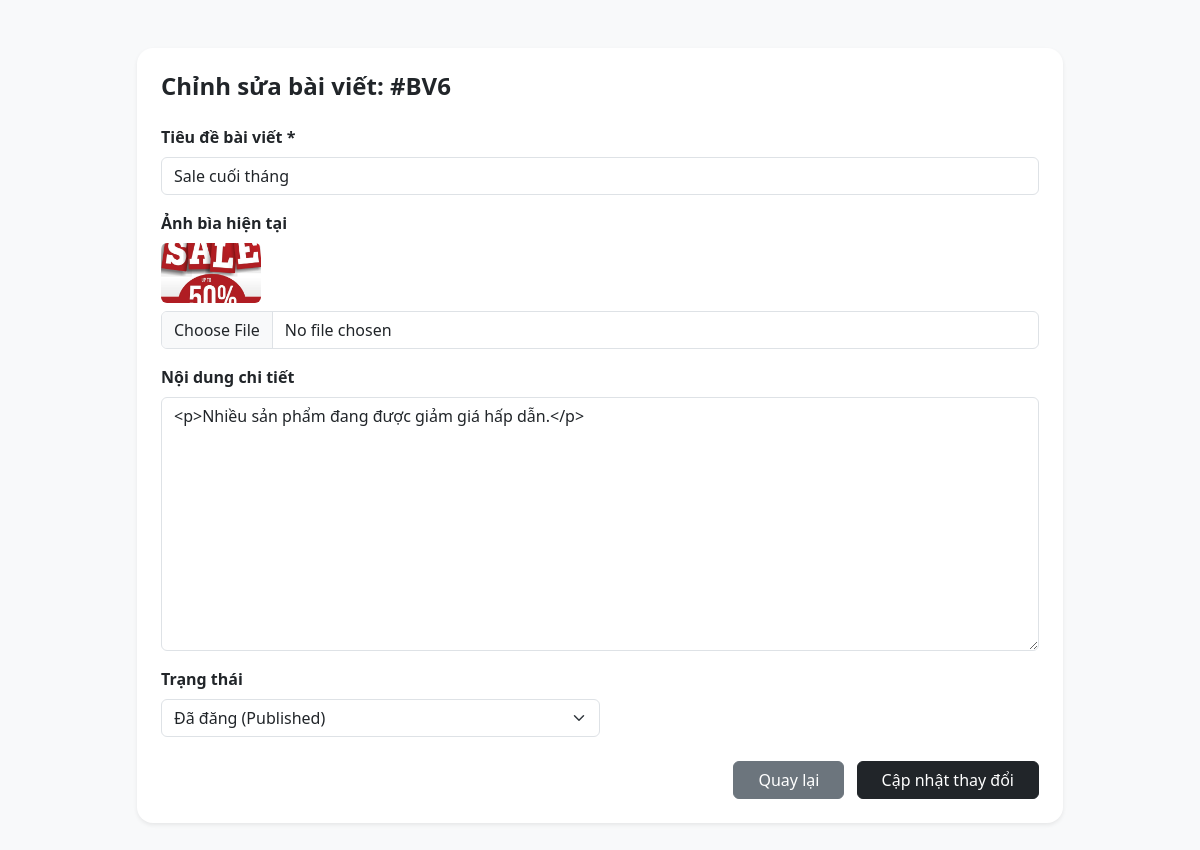
The page /admin/posts/edit.php?id=6 on the database its author committed.
### tables this page shows
CREATE TABLE posts (
    id INT AUTO_INCREMENT PRIMARY KEY,
    title VARCHAR(255) NOT NULL,
    content TEXT NOT NULL,
    image VARCHAR(255),
    author_id INT NOT NULL,
    status INT DEFAULT 1,
    created_at DATETIME DEFAULT CURRENT_TIMESTAMP,
    updated_at DATETIME DEFAULT CURRENT_TIMESTAMP,
    FOREIGN KEY (author_id) REFERENCES users(id)
);

### admin/posts/edit.php (the view, shortened to what this page needs)
<?php
require_once '../../includes/database.php';
$id = $_GET['id'];
$stmt = $conn->prepare("SELECT * FROM posts WHERE id = ?");
$stmt->bind_param("i", $id);
$stmt->execute();
$post = $stmt->get_result()->fetch_assoc();
?>
<!DOCTYPE html>
<html lang="vi">
<head>
    <link href="https://cdn.jsdelivr.net/npm/bootstrap@5.3.0/dist/css/bootstrap.min.css" rel="stylesheet">
</head>
<body class="bg-light p-5">
    <div class="container" style="max-width: 950px;">
        <div class="card border-0 shadow-sm p-4 rounded-4">
            <h4 class="fw-bold mb-4">Chỉnh sửa bài viết: #BV<?= $post['id'] ?></h4>
            <form method="POST" enctype="multipart/form-data">
                <div class="mb-3">
                    <label class="form-label fw-bold">Tiêu đề bài viết *</label>
                    <input type="text" name="title" class="form-control" value="<?= htmlspecialchars($post['title']) ?>" required>
                </div>
                <div class="mb-3">
                    <label class="form-label fw-bold">Ảnh bìa hiện tại</label>
                    <div class="mb-2">
                        <?php if(!empty($post['image'])): ?>
                            <img src="../../uploads/posts/<?= htmlspecialchars($post['image']) ?>" style="width: 100px; height: 60px; object-fit: cover; border-radius: 6px;" alt="">
                        <?php else: ?>
                            <span class="text-muted small">Không có ảnh bìa</span>
                        <?php endif; ?>
                    </div>
                    <input type="file" name="image" class="form-control" accept="image/*">
                </div>
                <div class="mb-3">
                    <label class="form-label fw-bold">Nội dung chi tiết</label>
                    <textarea name="content" id="editor" rows="10" class="form-control"><?= htmlspecialchars($post['content']) ?></textarea>
                </div>
                <div class="mb-4">
                    <label class="form-label fw-bold">Trạng thái</label>
                    <select name="status" class="form-select w-50">
                        <option value="1" <?= ($post['status'] == 1) ? 'selected' : '' ?>>Đã đăng (Published)</option>
                    </select>
                </div>
                <div class="text-end">
                    <a href="index.php" class="btn btn-secondary px-4 me-2">Quay lại</a>
                    <button type="submit" class="btn btn-dark px-4">Cập nhật thay đổi</button>
                </div>
            </form>
        </div>
    </div>
</body>
</html>

### rows shown on the page
posts: id "6", title "Sale cuối tháng", image (picture), content "<p>Nhiều sản phẩm đang được giảm giá hấp dẫn.</p>", status "Đã đăng (Published)"
